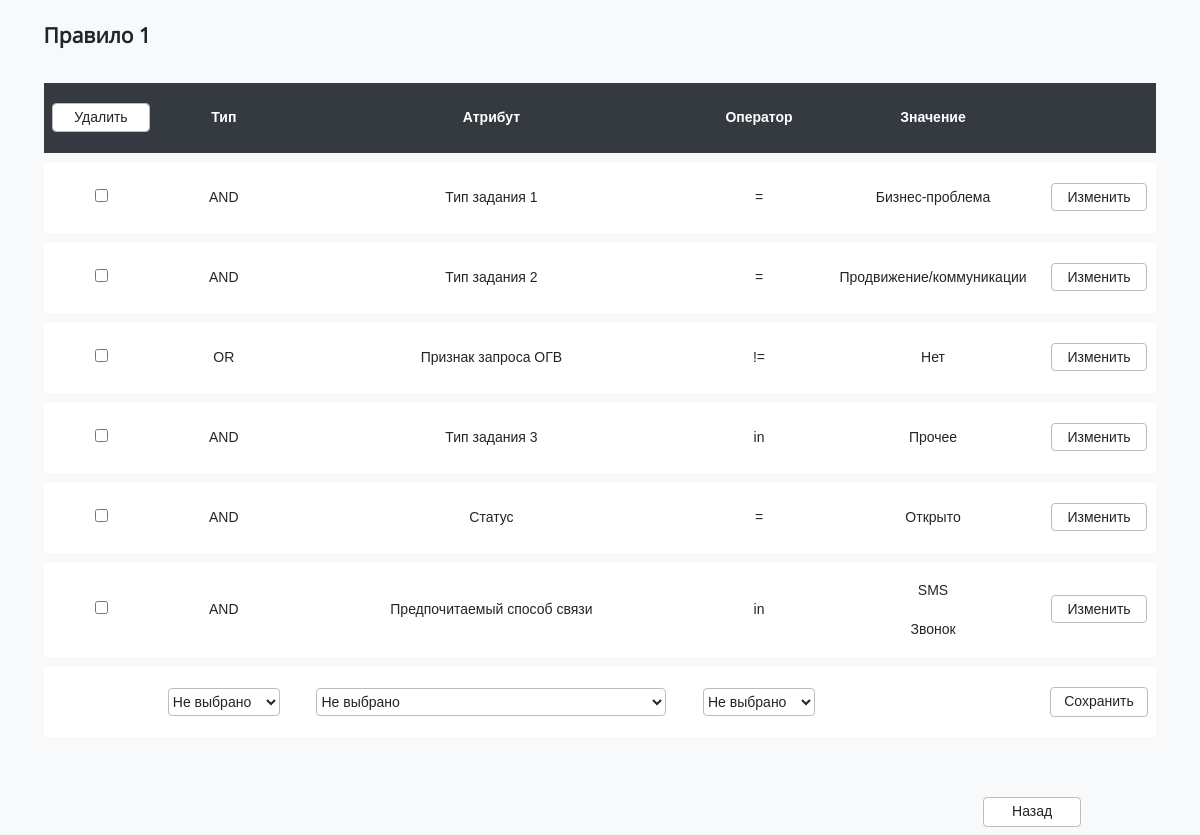
/polls/1/, run on an earlier commit of the app's database.
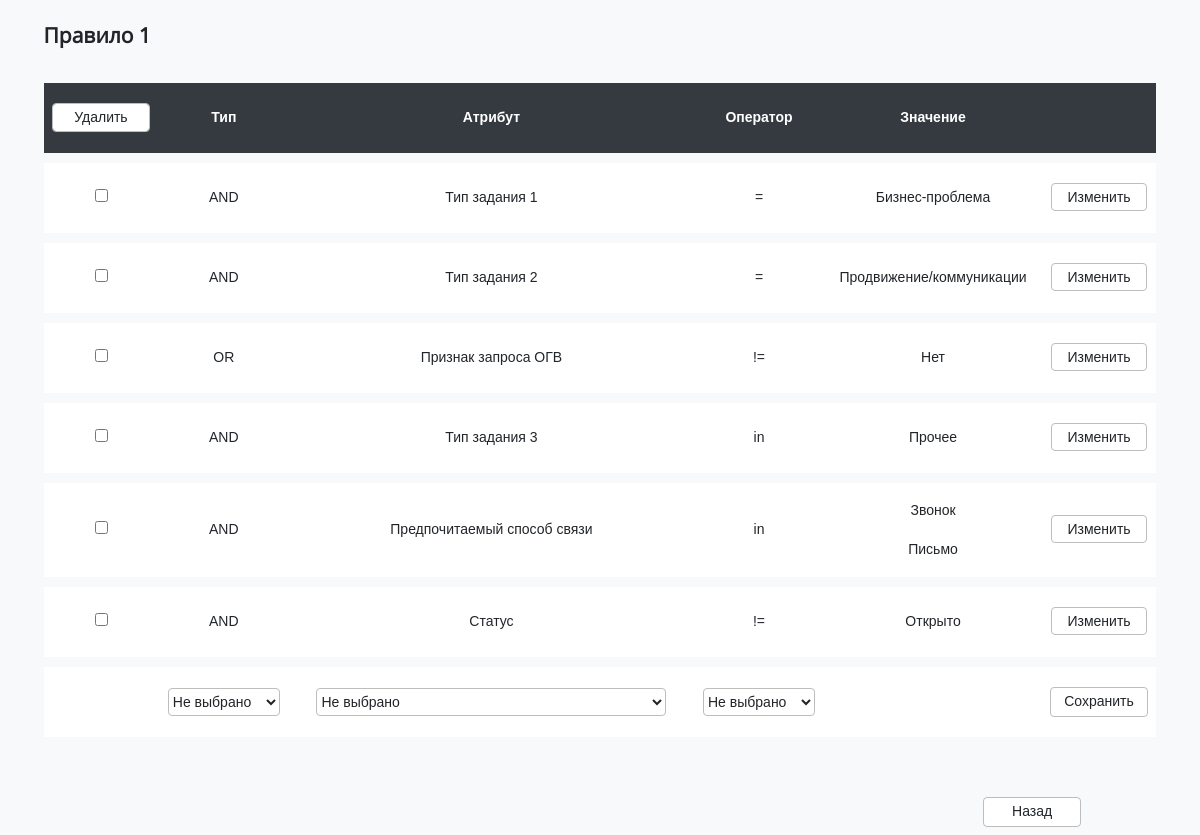
And on a later commit of the database.
### polls/models.py (models this page shows, shortened)
class Task(models.Model):
    rule = models.ForeignKey(Rule, on_delete = models.CASCADE, verbose_name="Правило")
    operation_type = models.CharField('Тип', max_length = 5, choices = [(i,i) for i in Dictionaries.all_operations], default = '-')
    attribute = models.CharField('Атрибут', max_length = 200, choices = [(i[0],i[0]) for i in list(Dictionaries.all_attributes.items())], default = '-')
    operator = models.CharField('Оператор', max_length = 200, choices = [(i,i) for i in Dictionaries.all_operators], default = '-')
    value = models.CharField('Значение', max_length = 200)
    class Meta:
        verbose_name = "Правило маршрутизации заданий"
        verbose_name_plural = "Правила маршрутизации заданий"

### polls/views.py (the view, shortened to what this page needs)
# urls.py: path('<int:rule_id>/', views.detail, name='detail'),
def detail(request, rule_id):
    try:
        rule = Rule.objects.get(id = rule_id)
        task = Task.objects.filter(rule = rule)
        sort_type = request.GET.get('sort', None)
        if sort_type:
            task = task.order_by(sort_type)
        new_t = request.GET.get('new', None)
        new_attr = None
        new_op = None
        new_t_op = None
        type1_attribute = None
        type2_attribute = None
        for i in task:
            if i.attribute == 'Тип задания 1':
                type1_attribute = i.value
            elif i.attribute == 'Тип задания 2':
                type2_attribute = i.value
    except:
        raise Http404("Правило не найдено")
    return render(request, 'polls/detail.html', {'rule': rule.name, 'task': task, 'Dictionaries': Dictionaries,
                                                'attribute_temp': new_attr, 'type1': type1_attribute,
                                                'type2':type2_attribute, 'new_op': new_op, 'new_t_op': new_t_op})

### polls/templatetags/choose_operators.py (called while the page is built)
@register.simple_tag()
def check_attribute(arg, type1, type2):
    if arg == 'Тип задания 2' and type1 or arg == 'Тип задания 3' and type1 and type2 or arg != 'Тип задания 2' and arg != 'Тип задания 3':
        return True
    return False

@register.simple_tag()
def make_values_list(arg):
    if arg[0] == '[':
        arg1 = arg.replace('[','')
        arg1 = arg1.replace(']','')
        arg1 = arg1.replace("'",'')
        res = []
        t = ''
        for i in range(len(arg1)):
            if arg1[i] != ',':
                t += arg1[i]
            else:
                res.append(t)
                t = ''
        res.append(t)
        return res
    else: return [arg]

### polls/templates/polls/detail.html (shortened to what this page needs)
{% extends 'base.html' %}
{% block content %}
    {% load choose_operators %}
    <h2>{{rule}}</h2>
    <table class="table">
        <form action="delete/" method="post">
            <thead class="table-head">
                <tr>
                    <th><input type="submit" class="submit_button" value="Удалить"></th>
                    <th onclick="location.href='?sort=operation_type'">Тип</th>
                    <th onclick="location.href='?sort=attribute'">Атрибут</th>
                    <th onclick="location.href='?sort=operator'">Оператор</th>
                    <th>Значение</th>
                    <th></th>
                </tr>
            </thead>
            {% if task %}
                {% for t in task %}
                    <tr class="row">
                        <td><input type="checkbox"  value="{{t.id}}" name="checks"></td>
                        <td><p>{{t.operation_type}}</p></td>
                        <td><p>{{t.attribute}}</p></td>
                        <td><p>{{t.operator}}</p></td>
                        <td>
                            {% make_values_list t.value as list_value %}
                            {% for i in list_value %}
                                <p>{{i}}</p>
                            {% endfor %}
                        </td>
                        <td><a class="a_button" href="update/{{t.id}}">Изменить</a></td>
                    </tr>
                {% endfor %}
            {% endif %}
        </form>
        <form action="add/" method="post">
            <tr class="row">
                <td></td>
                <td>
                    <select id="t_operation" name="operation_new" onchange="location.href='?new='+value+',';">
                        <option value="">Не выбрано</option>
                    </select>
                </td>
                <td>
                    <select id="t_attribute_new" name="attribute_new" onchange="location.href=location.href+value+',';">
                        <option value="">Не выбрано</option>
                    </select>
                </td>
                <td>
                    <select id="t_operator_new" name="operator_new" onchange="location.href=location.href+value+',';">
                        <option value="">Не выбрано</option>
                   </select>
                </td>
                <td>
                </td>
                <td><input type="submit" class="submit_button" value="Сохранить"></td>
            </tr>
        </form>
    </table>
    <br><br>
    <div class="back">
    <form action="back/">
        <input type="submit" class="submit_button" class="back" value="Назад">
    </form>
</div>
{% endblock %}

What changed in the data, as far as the page shows it:
removed Task: operation_type "AND", attribute "Статус", operator "=", list_value "Открыто"
added Task: operation_type "AND", attribute "Статус", operator "!=", list_value "Открыто"
Also different on the page:
new list line: "Письмо"
list line gone: "SMS"
